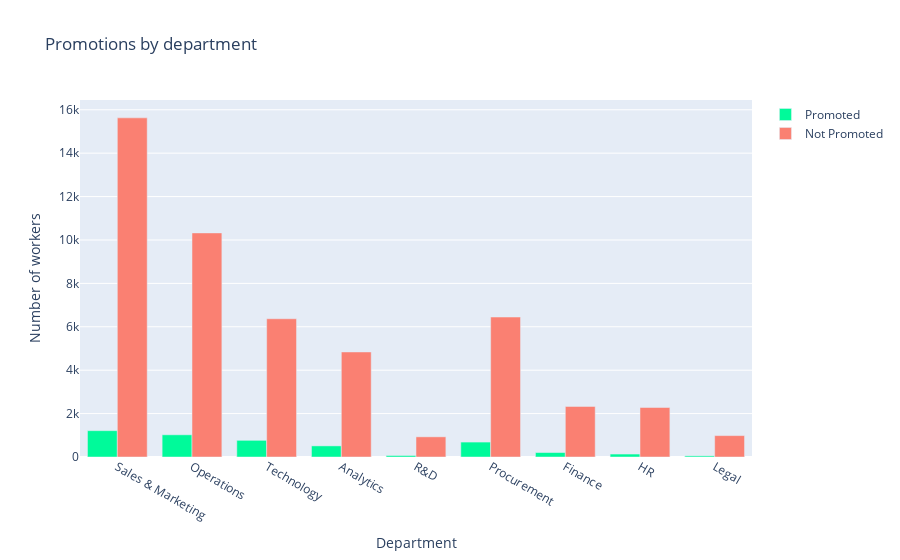
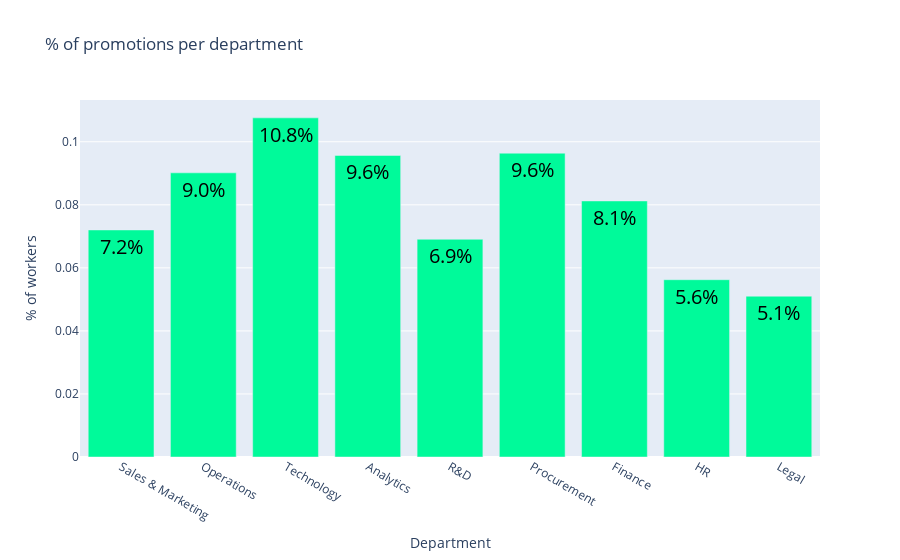

The cell these charts' notebook holds for them, in order:
### Markdown cell above
# Department

### Code cell
plot_promotions_by_cat_variable("department", "Promotions by department", "Department", "Number of workers")
plot_percentage_promotions_by_cat_variable("department", "% of promotions per department","Department"," % of workers")

### Figure 1 — Plotly figure (JSON) as saved in the notebook; plotly's stock layout.template omitted (floating-point values rounded to 4 significant figures)
{"data": [{"marker": {"color": "mediumspringgreen"}, "name": "Promoted", "type": "bar", "x": ["Sales & Marketing", "Operations", "Technology", "Analytics", "R&D", "Procurement", "Finance", "HR", "Legal"], "y": [1213, 1023, 768, 512, 69, 688, 206, 136, 53]}, {"marker": {"color": "salmon"}, "name": "Not Promoted", "type": "bar", "x": ["Sales & Marketing", "Operations", "Technology", "Analytics", "R&D", "Procurement", "Finance", "HR", "Legal"], "y": [15627, 10325, 6370, 4840, 930, 6450, 2330, 2282, 986]}], "layout": {"title": {"text": "Promotions by department"}, "xaxis": {"title": {"text": "Department"}}, "yaxis": {"title": {"text": "Number of workers"}}}}

### Figure 2 — Plotly figure (JSON) as saved in the notebook; plotly's stock layout.template omitted (floating-point values rounded to 4 significant figures)
{"data": [{"marker": {"color": "mediumspringgreen"}, "name": "Promoted", "text": ["7.2%", "9.0%", "10.8%", "9.6%", "6.9%", "9.6%", "8.1%", "5.6%", "5.1%"], "textangle": 0, "textfont": {"color": "black", "size": 20}, "textposition": "auto", "type": "bar", "x": ["Sales & Marketing", "Operations", "Technology", "Analytics", "R&D", "Procurement", "Finance", "HR", "Legal"], "y": [0.07203, 0.09015, 0.1076, 0.09567, 0.06907, 0.09639, 0.08123, 0.05624, 0.05101]}], "layout": {"title": {"text": "% of promotions per department"}, "xaxis": {"title": {"text": "Department"}}, "yaxis": {"title": {"text": " % of workers"}}}}
